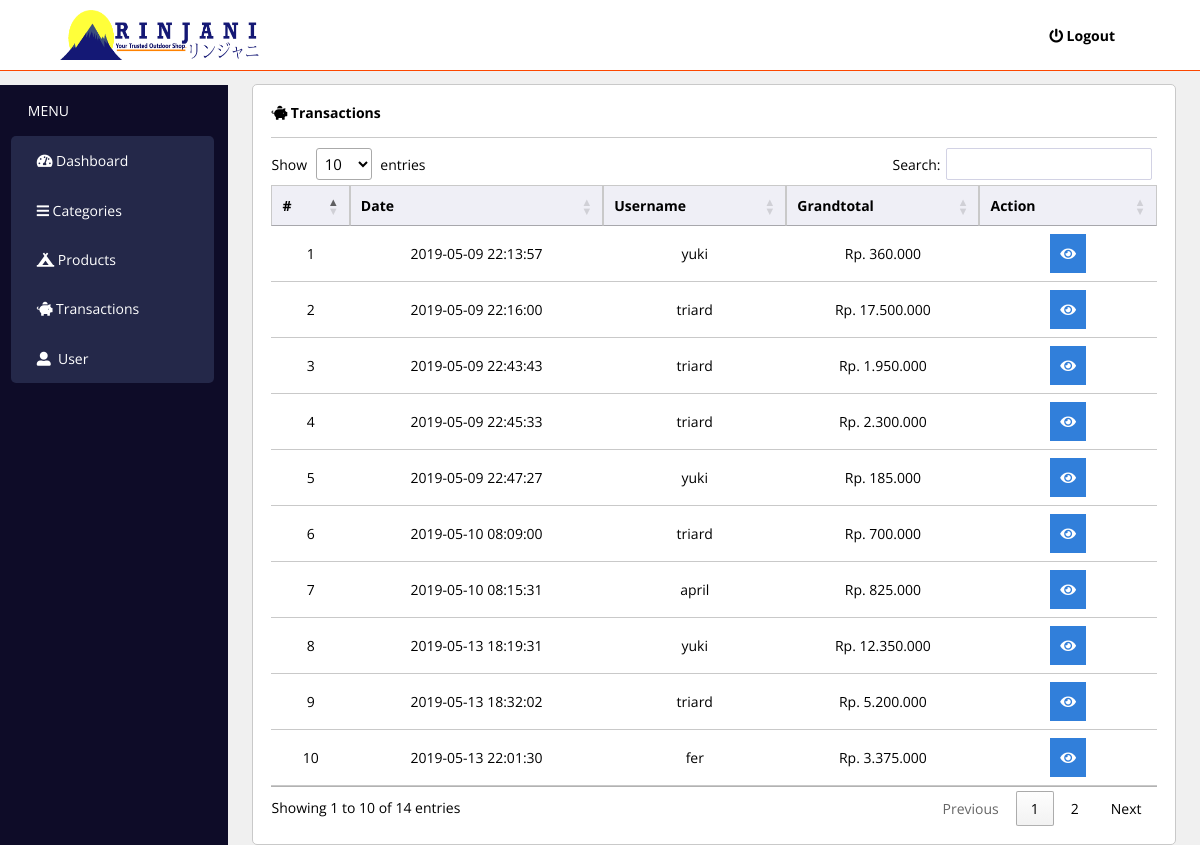
/admin/index.php?menu=transactions (signed in), run on the app's committed database.
### tables this page shows
CREATE TABLE IF NOT EXISTS `transactions` (
  `id_trans` int(11) NOT NULL AUTO_INCREMENT,
  `date` timestamp NULL DEFAULT current_timestamp(),
  `id_user` int(11) DEFAULT NULL,
  `grandtotal` int(11) DEFAULT NULL,
  `status` int(11) DEFAULT 0,
  PRIMARY KEY (`id_trans`),
  KEY `FK_transactions_users` (`id_user`),
  CONSTRAINT `FK_transactions_users` FOREIGN KEY (`id_user`) REFERENCES `users` (`id_user`) ON DELETE CASCADE ON UPDATE CASCADE
);

CREATE TABLE IF NOT EXISTS `users` (
  `id_user` int(11) NOT NULL AUTO_INCREMENT,
  `fullname` varchar(70) DEFAULT NULL,
  `email` varchar(40) DEFAULT NULL,
  `username` varchar(20) DEFAULT NULL,
  `password` varchar(40) DEFAULT NULL,
  `role` enum('user','admin') DEFAULT 'user',
  PRIMARY KEY (`id_user`),
  UNIQUE KEY `email` (`email`),
  UNIQUE KEY `username` (`username`)
);

### admin/transaction/index.php (the view)
<div class="card-header">
    <h3>
        <i class="fas fa-piggy-bank    "></i>
        <span>Transactions</span>
    </h3>
</div>
<table class="table">
    <thead>
        <th>#</th>
        <th>Date</th>
        <th>Username</th>
        <th>Grandtotal</th>
        <th style="width:20%;">Action</th>
    </thead>
    <tbody>
        <?php
        $query = mysqli_query($con, "select * from transactions");
        $no = 0;
        while ($row = mysqli_fetch_array($query)) {
            $no++;
            $sqlUname = mysqli_query($con, "select username from users where id_user = '$row[2]'");
            $uname = mysqli_fetch_array($sqlUname);
            echo "
                    <tr>
                        <td>
                            $no
                        </td>
                        <td>
                            $row[1]
                        </td>
                        <td>
                            $uname[0]
                        </td>
                        <td>
                            Rp. " . number_format($row[3], 0, '.', '.') . "
                        </td>
                        <td>
                            <a href='index.php?menu=transactions&&method=show&&id=$row[0]'>
                                <button class='btn btn-biru'>
                                    <i class='fas fa-eye'></i>
                                </button>
                            </a>
                        </td>
                    </tr>
                ";
        }
        ?>
    </tbody>
</table>

### assets/css/styles.css (style rules this page uses)
* { padding: 0; margin: 0; font-family: "Open Sans", sans-serif; font-size: 14px; }
a { text-decoration: none; }
body { background-color: #f0f0f0; }
.card-header { padding-bottom: 15px; border-bottom: solid 1px #c9c9c9; margin-bottom: 5px; }
.table { margin-top: 15px; width: 100%; text-align: center; border-collapse: collapse; }
.table thead th { background-color: #efeff6; padding: 10px; border: solid 1px #c9c9c9; }
.table tbody td { padding: 10px; border-bottom: solid 1px #c9c9c9; }
.btn { padding: 10px; cursor: pointer; border: none; }
.btn-biru { background-color: #317fda; color: white; }

### data on the page
transactions: date "2019-05-09 22:13:57", id_user.username "yuki", grandtotal "360.000"
transactions: date "2019-05-09 22:16:00", id_user.username "triard", grandtotal "17.500.000"
transactions: date "2019-05-09 22:43:43", id_user.username "triard", grandtotal "1.950.000"
transactions: date "2019-05-09 22:45:33", id_user.username "triard", grandtotal "2.300.000"
transactions: date "2019-05-09 22:47:27", id_user.username "yuki", grandtotal "185.000"
transactions: date "2019-05-10 08:09:00", id_user.username "triard", grandtotal "700.000"
transactions: date "2019-05-10 08:15:31", id_user.username "april", grandtotal "825.000"
transactions: date "2019-05-13 18:19:31", id_user.username "yuki", grandtotal "12.350.000"
transactions: date "2019-05-13 18:32:02", id_user.username "triard", grandtotal "5.200.000"
transactions: date "2019-05-13 22:01:30", id_user.username "fer", grandtotal "3.375.000"
